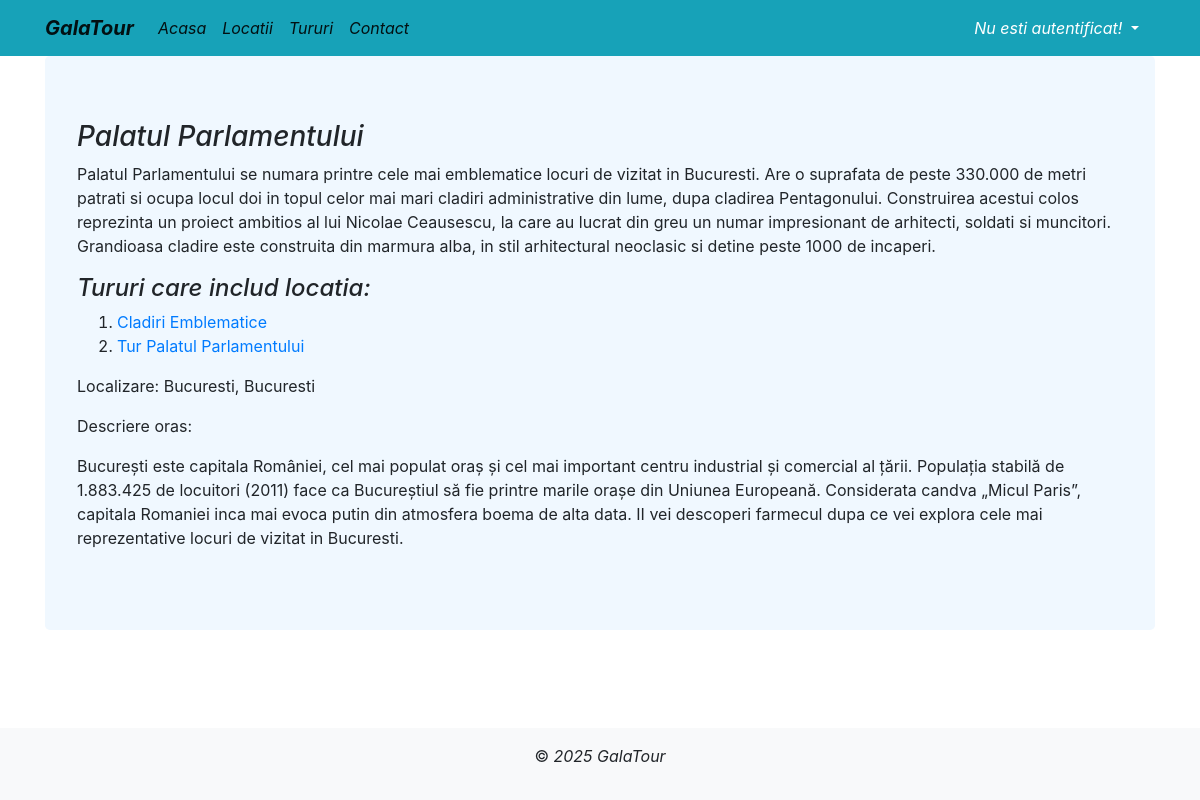
The page /locatii/1/ on the database as committed earlier.
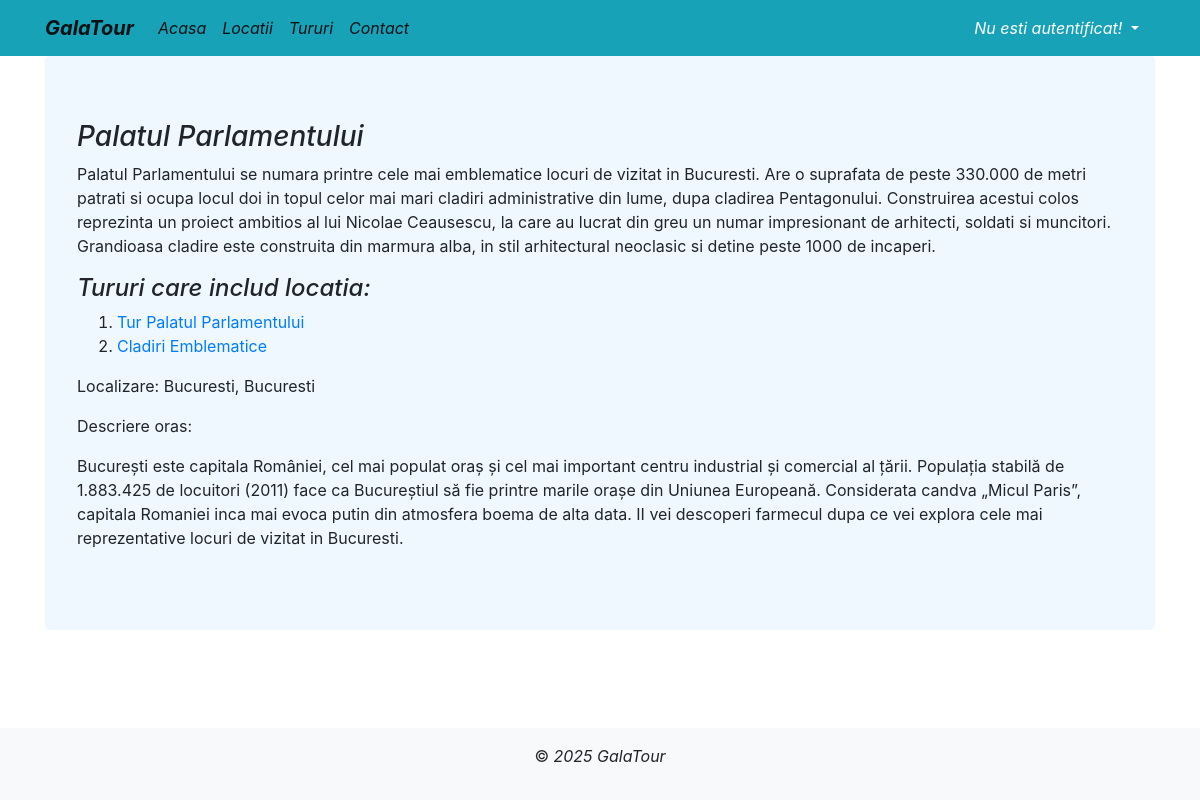
The same page on the database as committed later.
### locatii/models.py (models this page shows, shortened)
class Locatie(models.Model):
    class Meta:
        verbose_name_plural = 'Locatii'
    nume = CharField(max_length=128)
    descriere = TextField(blank=True, null=True)
    oras = ForeignKey(Oras, on_delete=CASCADE, related_name='locatii')
    judet = ForeignKey(Judet, on_delete=CASCADE, related_name='locatii')
    imagine_locatie = ImageField(upload_to='imagini', blank=True, null=True)

class Tur(models.Model):
    class Meta:
        verbose_name_plural = 'Tururi'
    OPTIUNI_TIP_TUR = [
            ('predefinit', 'Predefinit'),
            ('personalizat', 'Personalizat')
        ]
    nume = CharField(max_length=128, blank=True, null=True)
    descriere = TextField(blank=True, null=True)
    locatii = ManyToManyField(Locatie, related_name='tururi')
    type = CharField(max_length=40, choices=OPTIUNI_TIP_TUR, default='predefinit' )
    durata= CharField(max_length=128, blank=True, null=True)
    pret = PositiveIntegerField(blank=False, null=False, default=1)
    pachet = TextField(blank=True, null=True)
    imagine_tur = ImageField(upload_to='imagini', blank=True, null=True)

class Oras(models.Model):
    class Meta:
        verbose_name_plural = 'Orase'
    nume = CharField(max_length=128)
    descriere = TextField()
    judet = ForeignKey(Judet, on_delete=CASCADE, related_name='orase')

class Judet(models.Model):
    class Meta:
        verbose_name_plural = 'Judete'
    nume = CharField(max_length=128)
    descriere = TextField()

### locatii/views.py (the view)
# urls.py: path('locatii/<int:locatie_id>/', views.detalii_locatie, name='detalii_locatie'),
def detalii_locatie(request, locatie_id):
    locatie = get_object_or_404(Locatie, id=locatie_id)
    tururi=locatie.tururi.filter(type='predefinit')
    return render(request, 'detalii_locatie.html', {'locatie': locatie, 'tururi': tururi})

### locatii/templates/detalii_locatie.html (shortened to what this page needs)
<!DOCTYPE html>
<html lang="en">
<head>
</head>
<body>
    {% extends 'base.html' %}
    {% block content %}
    <h3><i>{{ locatie.nume }}</i></h3>
    <p>{{locatie.descriere}}</p>
    <h4><i> Tururi care includ locatia:</i></h4>
    <ol>
        {% for tur in tururi %}
        <li>
            <a href="{% url 'detalii_tur' tur.id %}">{{tur.nume}}</a>
        </li>
        {% endfor %}
    </ol>
    <p>Localizare: {{ locatie.oras.nume }}, {{ locatie.judet.nume }}</p>
    <p>Descriere oras:</p>
    <p>{{locatie.oras.descriere}}</p>
    {% endblock %}

### locatii/templates/base.html (shortened to what this page needs)
{% load static %}
<html {% if LANGUAGE_CODE %}lang="{{ LANGUAGE_CODE }}" {% endif %}>
<head>
    <link rel="stylesheet" href="https://stackpath.bootstrapcdn.com/bootstrap/4.2.1/css/bootstrap.min.css"
>
    <link rel="stylesheet" href="{% static 'index.css' %}">
</head>
<body>
<div class="wrapper">
    <nav class="navbar navbar-expand-lg navbar-light bg-info">
        <div class="container fixed">
            <a class="navbar-brand" href="/"><i><b>GalaTour</b></i></a>
            <div class="collapse navbar-collapse" id="navbarNavAltMarkup">
                <div class="navbar-nav">
                    <a class="nav-item nav-link active" href="/">
                        <i>Acasa</i>
                    </a>
                    <a class="nav-item nav-link active" href="{% url 'lista_locatie' %}">
                        <i>Locatii</i>
                    </a>
                    <a class="nav-item nav-link active" href="{% url 'lista_tur' %}">
                        <i>Tururi</i>
                    </a>
                    <a class="nav-item nav-link active" href="{% url 'contact' %}"><i>Contact</i></a>
                </div>
            </div>
            <div class="nav-item dropdown">
            {% if user.is_authenticated %}
            <a class="nav-link dropdown-toggle text-white" href="#" data-toggle="dropdown">
                <i>{{user.username}}</i>
            </a>
             <div class="dropdown-menu dropdown-menu-right">
                 <a class="dropdown-item text-right" href=" {% url 'conturi:logout' %}"><i>Logout</i></a>
                 <a class="dropdown-item text-right" href="{% url 'lista_rezervari' %}"><i>Rezervările mele</i></a>
                 <a class="dropdown-item text-right" href=" {% url 'conturi:profile_update' %}"><i>Editeaza Profilul</i></a>
            </div>
            {% else %}
             <a class="nav-link dropdown-toggle text-white" href="#" data-toggle="dropdown">
                 <i>Nu esti autentificat!</i>
            </a>
            {% endif %}
            </div>
        </div>
    </nav>
    <div class="content">
        <div class="container">
            <div class="jumbotron">
                {% block content %}{% endblock %}
            </div>
        </div>
    </div>
    <footer class="bg-light text-center py-3">
        <p>&copy;<i> 2025 GalaTour</i></p>
    </footer>
</div>
</body>
</html>

### locatii/static/index.css (style rules this page uses)
.jumbotron { background-color: aliceblue; }

### locatii/templates/base.html (style rules this page uses)
html, body { height: 100%; }
.wrapper { min-height: 100%; display: flex; flex-direction: column; }
.content { flex: 1; }
footer { background-color: #f8f9fa; text-align: center; padding: 1rem 0; }

Rows that differ between the two databases and show on the page:
changed Tur "Tur Palatul Parlamentului": moves up the list
